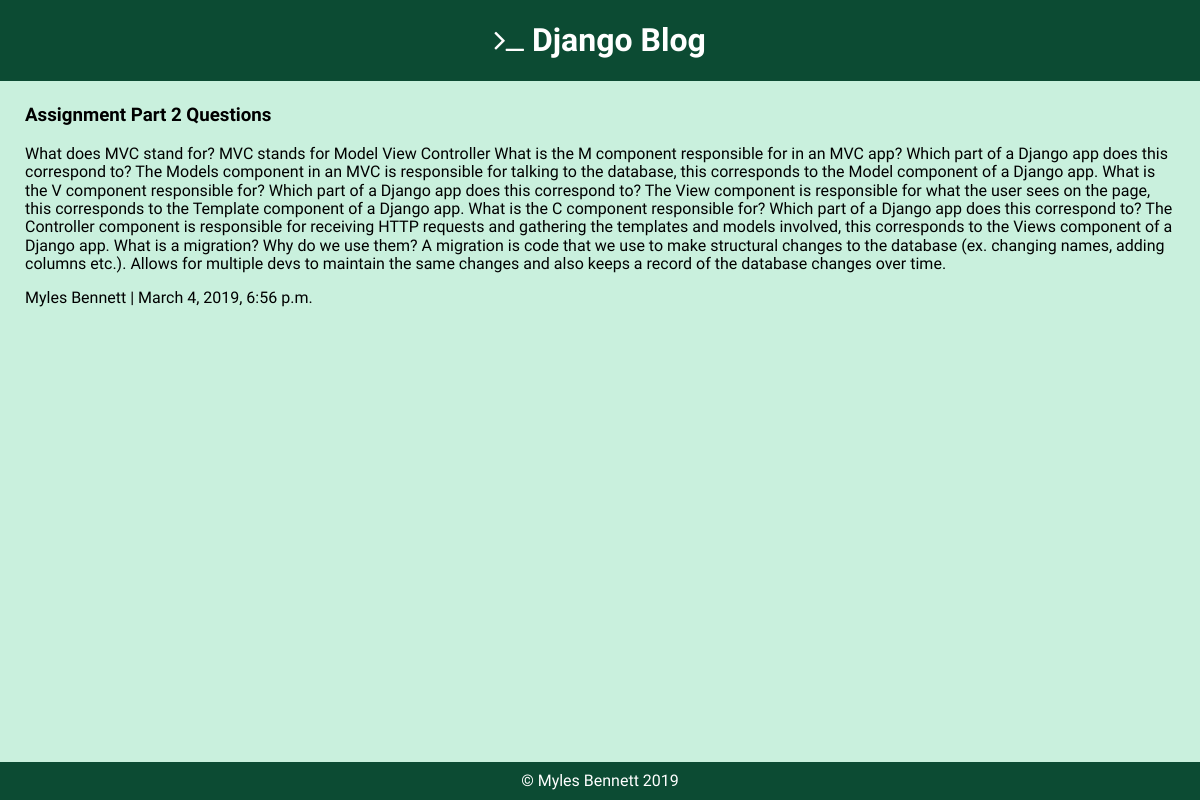
Screenshot of /post/2 with the database file from the repository.
### blog/models.py (models this page shows, shortened)
class Article(models.Model):
    title = models.CharField(max_length=255)
    body = models.TextField()
    draft = models.BooleanField()
    published_date = models.DateTimeField(auto_now_add=True)
    author = models.CharField(max_length=255)

### blog/views.py (the view)
# urls.py: path('post/<int:id>', blog_post, name='blog_post')
def blog_post(request, id):
    article = get_object_or_404(Article, pk=id)
    context = {'article': article}
    response = render(request, 'blog_post.html', context)
    return HttpResponse(response)

### blog/templates/blog_post.html
{% extends 'base.html' %}
{% block content %}
  <article class="post_content">
    <h3>{{article.title}}</h3>
    <p>{{article.body}}</p>
    <p>{{article.author}} | {{article.published_date}}</p>
  </article>
{% endblock %}

### blog/static/css/main.css (style rules this page uses)
* { box-sizing: border-box; }
body { background-color: #c9f0dd; }
h3 { font-family: 'Ubuntu', sans-serif; }
p { font-family: 'Raleway', sans-serif; }
.post_content { padding: 5px 25px; }

### rows the page displays
Article: title "Assignment Part 2 Questions", body "What does MVC stand for? MVC stands for Model View Controller What is the M component responsible for in an MVC app? Which part of a Django app does this correspond to? The Models component in an MVC is responsible for talking to the database, this corresponds to the Model component of a Django app. What is the V component responsible for? Which part of a Django app does this correspond to? The View component is responsible for what the user sees on the page, this corresponds to the Template component of a Django app. What is the C component responsible for? Which part of a Django app does this correspond to? The Controller component is responsible for receiving HTTP requests and gathering…", author "Myles Bennett", published_date "March 4, 2019, 6:56 p.m."
